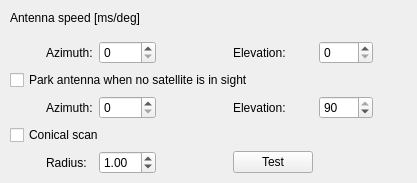
            <widget class="QWidget" name="tab_9">
             <attribute name="title">
              <string>Miscellaneous</string>
             </attribute>
             <widget class="QWidget" name="layoutWidget">
              <property name="geometry">
               <rect>
                <x>10</x>
                <y>0</y>
                <width>398</width>
                <height>174</height>
               </rect>
              </property>
              <layout class="QGridLayout" name="gridLayout_5">
               <item row="0" column="0" colspan="5">
                <widget class="QLabel" name="label_18">
                 <property name="text">
                  <string>Antenna speed [ms/deg]</string>
                 </property>
                </widget>
               </item>
               <item row="2" column="0" colspan="8">
                <widget class="QCheckBox" name="parkCb">
                 <property name="text">
                  <string>Park antenna when no satellite is in sight</string>
                 </property>
                </widget>
               </item>
               <item row="4" column="0" colspan="3">
                <widget class="QCheckBox" name="wobbleCb">
                 <property name="enabled">
                  <bool>true</bool>
                 </property>
                 <property name="text">
                  <string>Conical scan</string>
                 </property>
                </widget>
               </item>
               <item row="1" column="6">
                <widget class="QSpinBox" name="elSpeed">
                 <property name="minimum">
                  <number>0</number>
                 </property>
                 <property name="maximum">
                  <number>5000</number>
                 </property>
                </widget>
               </item>
               <item row="3" column="6">
                <widget class="QSpinBox" name="parkElSp">
                 <property name="maximum">
                  <number>90</number>
                 </property>
                 <property name="singleStep">
                  <number>5</number>
                 </property>
                 <property name="value">
                  <number>90</number>
                 </property>
                </widget>
               </item>
               <item row="1" column="5">
                <widget class="QLabel" name="label_38">
                 <property name="text">
                  <string>Elevation:</string>
                 </property>
                </widget>
               </item>
               <item row="3" column="5">
                <widget class="QLabel" name="label_23">
                 <property name="text">
                  <string>Elevation:</string>
                 </property>
                </widget>
               </item>
               <item row="1" column="1">
                <widget class="QLabel" name="label_37">
                 <property name="text">
                  <string>Azimuth:</string>
                 </property>
                </widget>
               </item>
               <item row="3" column="1">
                <widget class="QLabel" name="label_22">
                 <property name="text">
                  <string>Azimuth:</string>
                 </property>
                </widget>
               </item>
               <item row="5" column="5">
                <widget class="QPushButton" name="wobbleBtn">
                 <property name="enabled">
                  <bool>true</bool>
                 </property>
                 <property name="text">
                  <string>Test</string>
                 </property>
                </widget>
               </item>
               <item row="5" column="1">
                <widget class="QLabel" name="label_2">
                 <property name="text">
                  <string>Radius:</string>
                 </property>
                </widget>
               </item>
               <item row="1" column="2">
                <widget class="QSpinBox" name="azSpeed">
                 <property name="minimum">
                  <number>0</number>
                 </property>
                 <property name="maximum">
                  <number>5000</number>
                 </property>
                </widget>
               </item>
               <item row="3" column="2">
                <widget class="QSpinBox" name="parkAzSp">
                 <property name="maximum">
                  <number>360</number>
                 </property>
                 <property name="singleStep">
                  <number>5</number>
                 </property>
                </widget>
               </item>
               <item row="5" column="2">
                <widget class="QDoubleSpinBox" name="wobbleradiusSb">
                 <property name="enabled">
                  <bool>true</bool>
                 </property>
                 <property name="minimum">
                  <double>0.100000000000000</double>
                 </property>
                 <property name="maximum">
                  <double>30.000000000000000</double>
                 </property>
                 <property name="singleStep">
                  <double>0.500000000000000</double>
                 </property>
                 <property name="value">
                  <double>1.000000000000000</double>
                 </property>
                </widget>
               </item>
              </layout>
             </widget>
            </widget>
